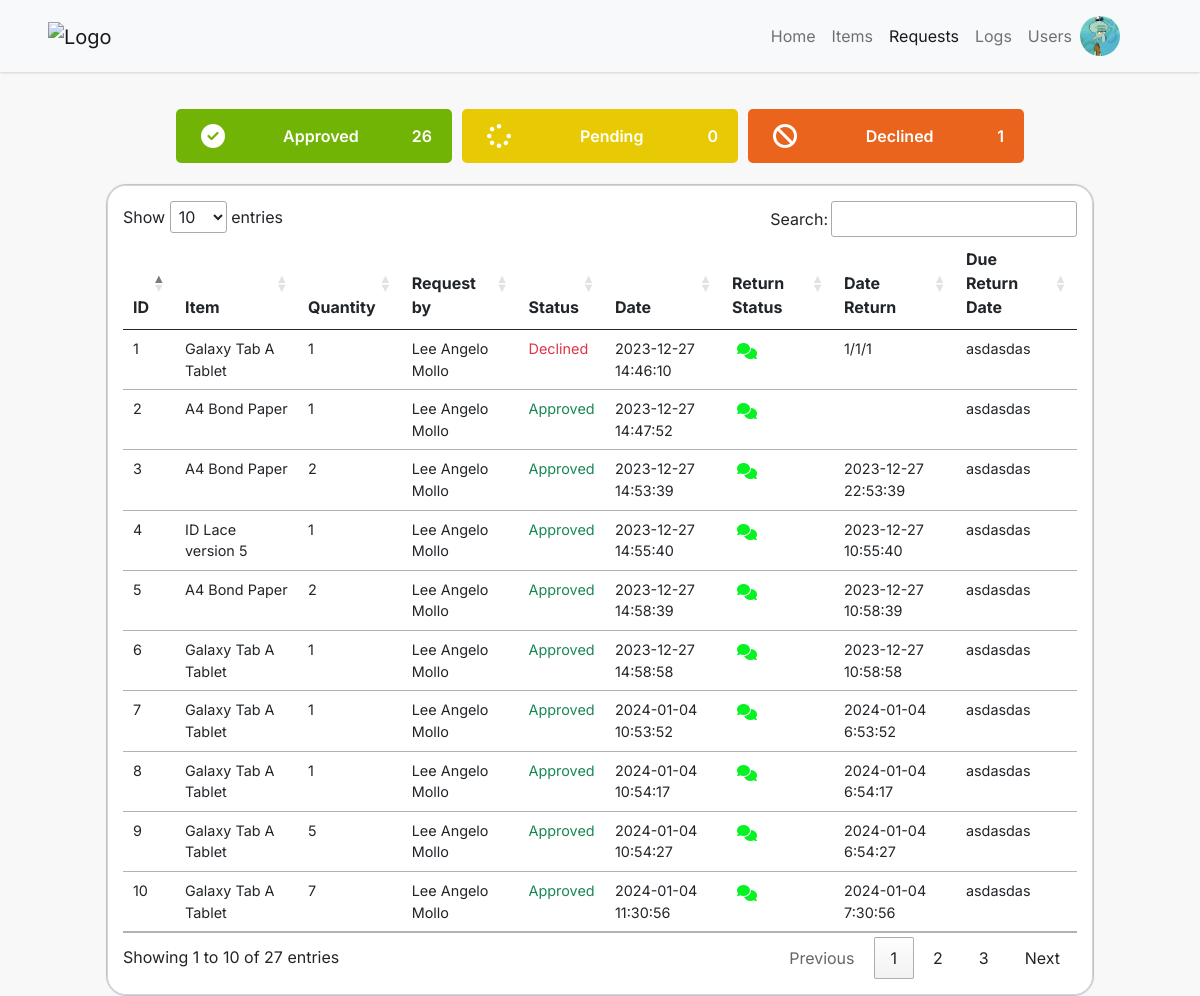
Page /requests.php (signed in) on the committed database.
### tables this page shows
CREATE TABLE `users` (
  `user_id` int(11) NOT NULL,
  `user_firstname` varchar(255) NOT NULL,
  `user_lastname` varchar(255) NOT NULL,
  `user_email` varchar(255) NOT NULL,
  `user_password` varchar(255) NOT NULL,
  `user_category` int(11) NOT NULL,
  `user_chapter` int(11) NOT NULL,
  `user_image` varchar(255) NOT NULL,
  `user_status` enum('active','inactive') NOT NULL
);

CREATE TABLE `history` (
  `history_id` int(11) NOT NULL,
  `history_item_id` int(11) NOT NULL,
  `history_quantity` int(11) NOT NULL,
  `history_user_id` int(11) NOT NULL,
  `history_status` enum('approved','declined','pending','') NOT NULL,
  `history_date` timestamp NOT NULL DEFAULT current_timestamp() ON UPDATE current_timestamp(),
  `isReturned` int(1) NOT NULL,
  `history_date_return` varchar(30) NOT NULL,
  `history_due_date` varchar(30) NOT NULL
);

CREATE TABLE `items` (
  `item_id` int(11) NOT NULL,
  `item_name` varchar(255) NOT NULL,
  `item_category` int(11) NOT NULL,
  `item_measure` int(11) NOT NULL,
  `item_quantity` int(11) NOT NULL,
  `item_chapter` int(11) NOT NULL,
  `item_status` enum('enabled','disabled','','') NOT NULL,
  `item_description` varchar(255) NOT NULL,
  `item_image` varchar(255) NOT NULL
);

### requests.php (the view, shortened to what this page needs)
<?php
include './includes/config.inc.php';
?>
<!DOCTYPE html>
<html lang="en">
<head>
    <?php include_once 'includes/headers.inc.php'; ?>
    <link rel="stylesheet" href="assets/css/style.css?v=<?php echo time(); ?>">
    <link rel="stylesheet" href="assets/css/nav.css?v=<?php echo time(); ?>">
    <link rel="stylesheet" href="assets/css/items.css?v=<?php echo time(); ?>">
    <link rel="stylesheet" href="assets/css/requests.css?v=<?php echo time(); ?>">
    <link rel="stylesheet" href="https://cdn.datatables.net/1.13.6/css/jquery.dataTables.css" />
</head>
<body>
    <?php include 'nav.php'; ?>
    <div id="wrapper">
        <div class="section px-5 pt-4">
            <div class="row justify-content-center align-items-center">
                <div class="box col-sm-12 col-md-3 col-lg-3">
                    <i class="fa-solid fa-circle-check icon"></i>
                    <p class="m-0">Approved</p>
                    <?php
                    $query = "SELECT COUNT(history_status) FROM history WHERE history_status = 'approved'";
                    $stmt = $pdo->query($query);
                    $count = $stmt->fetchColumn();
                    if ($count !== false) {
                        echo '<p class="m-0">' . $count . '</p>';
                    } else {
                        echo "Error fetching count";
                    }
                    ?>
                </div>
                <div class="box col-sm-12 col-md-3 col-lg-3">
                    <i class="fa-solid fa-spinner icon"></i>
                    <p class="m-0">Pending</p>
                    <?php
                    $query = "SELECT COUNT(history_status) FROM history WHERE history_status = 'pending'";
                    $stmt = $pdo->query($query);
                    $count = $stmt->fetchColumn();
                    if ($count !== false) {
                        echo '<p class="m-0">' . $count . '</p>';
                    } else {
                        echo "Error fetching count";
                    }
                    ?>
                </div>
                <div class="box col-sm-12 col-md-3 col-lg-3">
                    <i class="fa-solid fa-ban icon"></i>
                    <p class="m-0 px-2">Declined</p>
                    <?php
                    $query = "SELECT COUNT(history_status) FROM history WHERE history_status = 'declined'";
                    $stmt = $pdo->query($query);
                    $count = $stmt->fetchColumn();
                    if ($count !== false) {
                        echo '<p class="m-0">' . $count . '</p>';
                    } else {
                        echo "Error fetching count";
                    }
                    ?>
                </div>
            </div>
            <div class="row justify-content-center align-items-center">
                <div class="col-12 col-sm-12 col-md-12 col-lg-11">
                    <div class="table-responsive">
                        <table class="table table-hover table-sm">
                            <thead>
                                <tr>
                                    <th>ID</th>
                                    <th>Item</th>
                                    <th>Quantity</th>
                                    <th>Request by</th>
                                    <th>Status</th>
                                    <th>Date</th>
                                    <th>Return Status</th>
                                    <th>Date Return</th>
                                    <th>Due Return Date</th>
                                </tr>
                            </thead>
                            <tbody>
                                <?php
                                if (isset($_SESSION['CT'])) {
                                    try {
                                        if ($_SESSION['CT'] == 1) {
                                            if ($_SESSION['CH'] == 1) {
                                                $query = "SELECT h.history_id AS ID,
                                                    i.item_name AS Item,
                                                    h.history_quantity AS Quantity,
                                                    CONCAT(u.user_firstname, ' ', u.user_lastname) AS 'Request by',
                                                    h.history_status AS Status,
                                                    h.isReturned AS isReturned,
                                                    h.history_date_return AS dateReturn,
                                                    h.history_due_date AS dueDate
                                                    h.history_date AS Date
                                                    FROM history AS h
                                                    INNER JOIN items AS i ON h.history_item_id = i.item_id
                                                    INNER JOIN users AS u ON h.history_user_id = u.user_id;";
                                            } else {
                                                $query = "SELECT h.history_id AS ID,
                                                    i.item_name AS Item,
                                                    h.history_quantity AS Quantity,
                                                    CONCAT(u.user_firstname, ' ', u.user_lastname) AS 'Request by',
                                                    h.history_status AS Status,
                                                    h.history_date AS Date,
                                                    h.isReturned AS isReturned,
                                                    h.history_date_return AS dateReturn,
                                                    h.history_due_date AS dueDate
                                                    FROM history AS h
                                                    INNER JOIN items AS i ON h.history_item_id = i.item_id
                                                    INNER JOIN users AS u ON h.history_user_id = u.user_id
                                                    WHERE u.user_chapter =" . $_SESSION['CH'] . ";";
                                            }
                                        } else if ($_SESSION['CT'] == 0) {
                                            $query = "SELECT h.history_id AS ID,
                                                i.item_name AS Item,
                                                i.item_id AS itemID,
                                                h.history_quantity AS Quantity,
                                                CONCAT(u.user_firstname, ' ', u.user_lastname) AS 'Request by',
                                                h.history_status AS Status,
                                                h.history_date AS Date,
                                                h.isReturned AS isReturned,
                                                h.history_date_return AS dateReturn,
                                                h.history_due_date AS dueDate
                                                FROM history AS h
                                                INNER JOIN items AS i ON h.history_item_id = i.item_id
                                                INNER JOIN users AS u ON h.history_user_id = u.user_id
                                                WHERE u.user_chapter = " . $_SESSION['CH'] . "
                                                AND u.user_id = " . $_SESSION['ID'] . ";";
                                        }
                                        $stmt = $pdo->query($query);
                                        $stmt->execute();
                                        $result = $stmt->fetchAll(PDO::FETCH_ASSOC);
                                        foreach ($result as $row) {
                                ?>
                                            <tr>
                                                <td><?php echo $row['ID']; ?></td>
                                                <td><?php echo $row['Item']; ?></td>
                                                <td><?php echo $row['Quantity']; ?></td>
                                                <td class="text-capitalize"><?php echo $row['Request by']; ?></td>
                                                <?php
                                                if ($row['Status'] == 'approved') {
                                                    echo '<td class="text-success text-capitalize small">' . $row['Status'] . '</td>';
                                                } else if ($row['Status'] == 'pending') {
                                                    echo '<td class="text-warning text-capitalize small">' . $row['Status'] . '</td>';
                                                } else if ($row['Status'] == 'declined') {
                                                    echo '<td class="text-danger text-capitalize small">' . $row['Status'] . '</td>';
                                                }
                                                ?>
                                                <td><?php echo $row['Date']; ?></td>
                                                <td>
                                                    <?php
                                                    if ($row['isReturned'] == 0) {
                                                        echo 'No';
                                                    } else {
                                                        if ($_SESSION['CT'] == 1) {
                                                            echo 'Yes';
                                                        } else {
                                                            echo '<a href="http://" class="feedback-btn" target="" rel="noopener noreferrer" data-toggle="tooltip" data-bs-toggle="modal" data-bs-target="#feedbackModal" data-item-id="' . $row['itemID'] . '" title="feedback"><i class="fa-sharp fa-solid fa-comments fa-" style="color: #07f223;"></i></a>';
                                                        }
                                                    }
                                                    ?>
                                                </td>
                                                <td>
                                                    <?php echo $row['dateReturn'] ?>
                                                </td>
                                                <td>
                                                    asdasdas
                                                </td>
                                            </tr>
                                <?php
                                        }
                                    } catch (PDOException $e) {
                                        echo "Error: " . $e->getMessage();
                                    }
                                }
                                ?>
                            </tbody>
                        </table>
                    </div>
                </div>
            </div>
        </div>
    </div>
</body>
</html>

### nav.php (shortened to what this page needs)
<?php
try {
    $stmt = $pdo->prepare("SELECT user_image FROM users WHERE user_id = :id");
    $stmt->bindParam(':id', $_SESSION['ID'], PDO::PARAM_INT);
    $stmt->execute();
    if ($stmt->rowCount() > 0) {
        $row = $stmt->fetch(PDO::FETCH_ASSOC);
        $userImage = $row['user_image'];
    }
} catch (PDOException $e) {
    echo "Error: " . $e->getMessage();
}
include './includes/config.inc.php';
?>
<div class="container">
    <nav class="navbar navbar-expand-lg navbar-light bg-light px-sm-5 px-md-5 px-lg-5 fixed-top mainnav">
        <a class="navbar-brand logo" href="#">
            <img src="https://uploads-ssl.webflow.com/6492dd5d65d1855cb14a6692/6494571343918c14057fe090_DEVCON%20Kids%20Logo%20Horizontal.png" alt="Logo" loading="lazy">
        </a>
        <div class="collapse navbar-collapse justify-content-end align-items-center" id="navbarNav">
            <ul class="navbar-nav d-flex justify-content-center align-items-center">
                <li class="nav-item active">
                    <a class="nav-link <?php echo (($_SESSION['active_tab'] === 'home.php')) ? 'active' : ''; ?>" href="home.php">Home</a>
                </li>
                <li class="nav-item">
                    <a class="nav-link <?php echo (($_SESSION['active_tab'] === 'items.php')) ? 'active' : ''; ?>" href="items.php">Items</a>
                </li>
                <li class="nav-item">
                    <a class="nav-link <?php echo (($_SESSION['active_tab'] === 'requests.php')) ? 'active' : ''; ?>" href="requests.php">Requests</a>
                </li>
                <li class="nav-item">
                    <a class="nav-link <?php echo (($_SESSION['active_tab'] === 'logs.php')) ? 'active' : ''; ?>" href="logs.php">Logs</a>
                </li>
                <li class="nav-item">
                    <a class="nav-link <?php echo (($_SESSION['active_tab'] === 'users.php')) ? 'active' : ''; ?>" href="users.php">Users</a>
                </li>
                <li class="nav-item dropdown pull-right">
                    <?php
                    try {
                        $stmt = $pdo->prepare("SELECT user_image FROM users WHERE user_id = :id");
                        $stmt->bindParam(':id', $_SESSION['ID'], PDO::PARAM_INT);
                        $stmt->execute();
                        if ($stmt->rowCount() > 0) {
                            $row = $stmt->fetch(PDO::FETCH_ASSOC);
                            $userImage = $row['user_image'];
                        }
                    } catch (PDOException $e) {
                        echo "Error: " . $e->getMessage();
                    }
                    ?>
                    <div class="rounded-image image-profile" id="dropdownMenuButton" data-toggle="dropdown" aria-haspopup="true" aria-expanded="false">
                        <img src="images/userProfiles/<?php echo $userImage; ?>" class="img-fluid" alt="User Image">
                    </div>
                </li>
            </ul>
        </div>
    </nav>
</div>

### rows in the picture
users: user_image (picture)
history: history_id "1", history_item.item_name "Galaxy Tab A Tablet", history_quantity "1", Request "Lee Angelo Mollo", history_status "Declined", history_date "2023-12-27 14:46:10", history_date_return "1/1/1"
history: history_id "2", history_item.item_name "A4 Bond Paper", history_quantity "1", Request "Lee Angelo Mollo", history_status "Approved", history_date "2023-12-27 14:47:52"
history: history_id "3", history_item.item_name "A4 Bond Paper", history_quantity "2", Request "Lee Angelo Mollo", history_status "Approved", history_date "2023-12-27 14:53:39", history_date_return "2023-12-27 22:53:39"
history: history_id "4", history_item.item_name "ID Lace version 5", history_quantity "1", Request "Lee Angelo Mollo", history_status "Approved", history_date "2023-12-27 14:55:40", history_date_return "2023-12-27 10:55:40"
history: history_id "5", history_item.item_name "A4 Bond Paper", history_quantity "2", Request "Lee Angelo Mollo", history_status "Approved", history_date "2023-12-27 14:58:39", history_date_return "2023-12-27 10:58:39"
history: history_id "6", history_item.item_name "Galaxy Tab A Tablet", history_quantity "1", Request "Lee Angelo Mollo", history_status "Approved", history_date "2023-12-27 14:58:58", history_date_return "2023-12-27 10:58:58"
history: history_id "7", history_item.item_name "Galaxy Tab A Tablet", history_quantity "1", Request "Lee Angelo Mollo", history_status "Approved", history_date "2024-01-04 10:53:52", history_date_return "2024-01-04 6:53:52"
history: history_id "8", history_item.item_name "Galaxy Tab A Tablet", history_quantity "1", Request "Lee Angelo Mollo", history_status "Approved", history_date "2024-01-04 10:54:17", history_date_return "2024-01-04 6:54:17"
history: history_id "9", history_item.item_name "Galaxy Tab A Tablet", history_quantity "5", Request "Lee Angelo Mollo", history_status "Approved", history_date "2024-01-04 10:54:27", history_date_return "2024-01-04 6:54:27"
history: history_id "10", history_item.item_name "Galaxy Tab A Tablet", history_quantity "7", Request "Lee Angelo Mollo", history_status "Approved", history_date "2024-01-04 11:30:56", history_date_return "2024-01-04 7:30:56"

### other values in the picture
$count "26"
$count "0"
$count "1"
